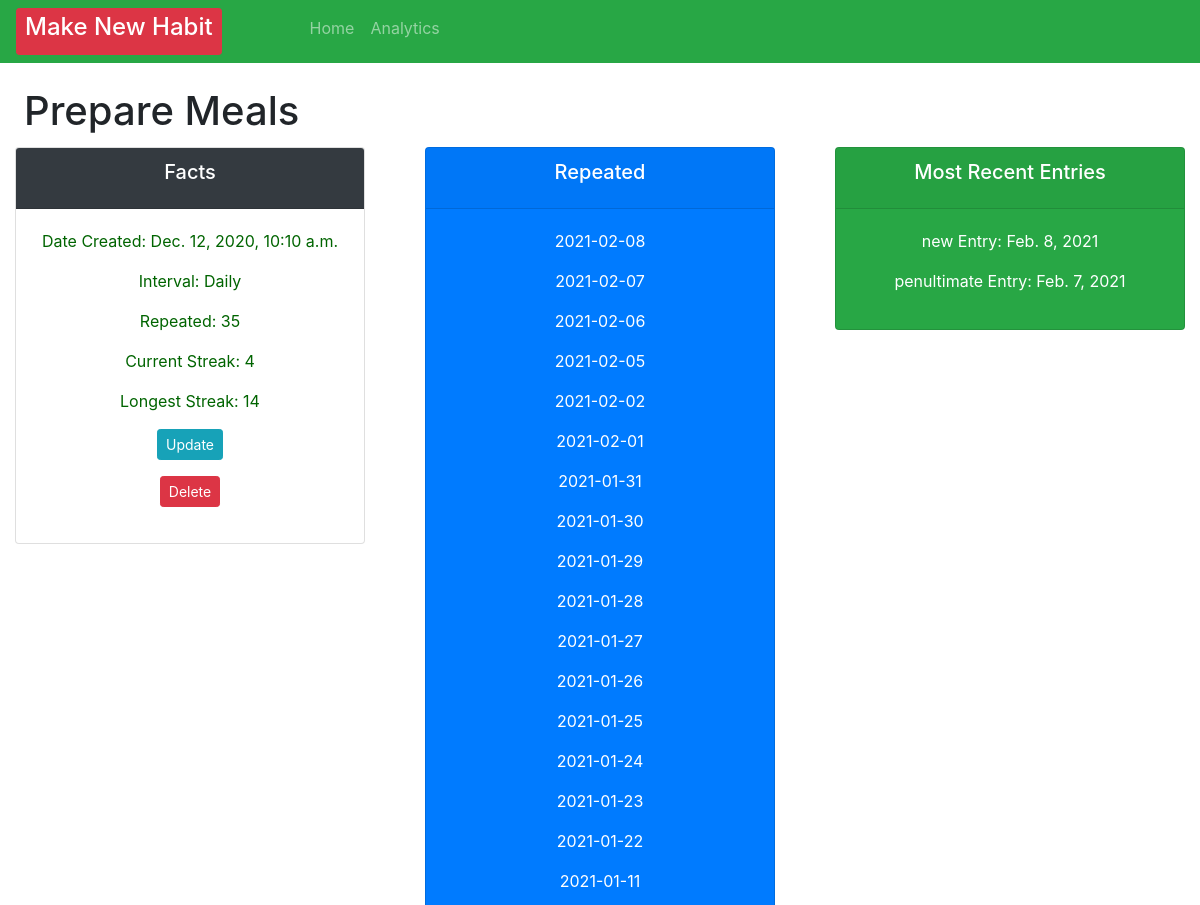
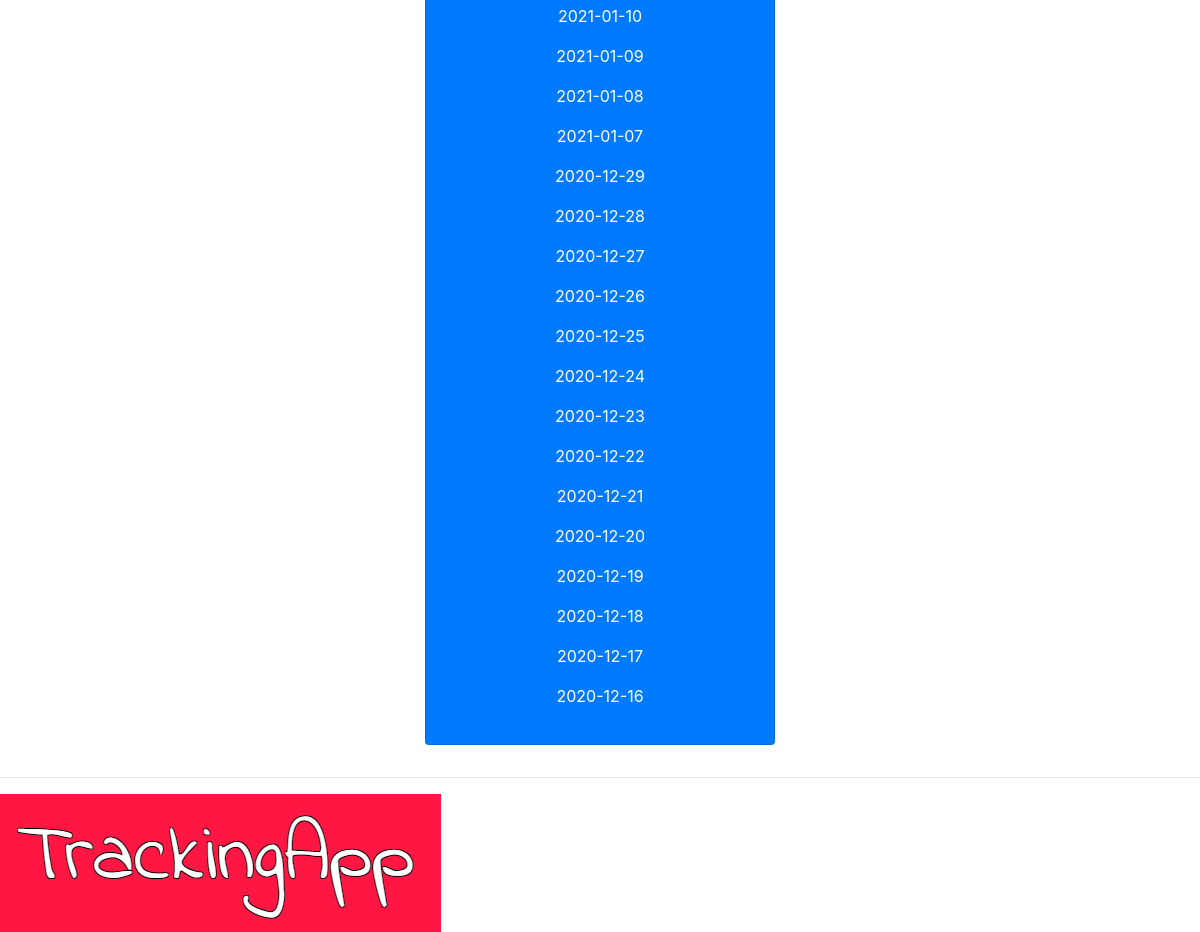
The page /habit/101 on the database its author committed (2 pictures, top to bottom).
### crm/models.py (models this page shows, shortened)
class Order(models.Model):
    INTERVAL = (
            ('Daily', 'Daily'),
            ('Weekly', 'Weekly' ),
                      )
    habit = models.CharField(max_length=200, null=True, blank=True)
    interval = models.CharField(max_length=400, null=True, choices=INTERVAL)
    checked = models.IntegerField(blank=True, default=0, null=True)
    streak = models.IntegerField(blank=True, default=0, null=True)
    longestStreak = models.IntegerField(blank=True, default=0, null=True)
    created = models.DateTimeField(auto_now=True, auto_now_add=False, editable=False, null=True, blank=True)
    checkedList = models.ManyToManyField(Repeats)
    timeStamp = models.DateTimeField(auto_now=True, blank=True)
    date_created = models.DateTimeField(auto_now_add=True, null=True, editable=False, blank=True)
    dateAsString = models.CharField(max_length=200, null=True, blank=True)

class Repeats(models.Model):
    dateAsString = models.CharField(max_length=200, null=True, blank=True)

### crm/views.py (the view)
# urls.py: path('habit/<str:pk>', views.habit, name="habit"),
def habit(request, pk):
    testData = [{
        'habit': 'Call Mum',
        'interval': 'Weekly',
        'date_created': '2020-09-12'
    }]
    repeats = Repeats.objects.get(id=pk)
    orders = Order.objects.all()
    order = Order.objects.get(id=pk)
    repeat = order.checkedList.filter()
    streak = order.streak
    dateArray = order.checkedList.all().order_by('-dateAsString')
    penultimate = dateArray[1].dateAsString
    lastChecked = parse_date(penultimate)
    today1 = dateArray.first().dateAsString
    today = parse_date(today1)
    order.save()
    context = {"today": today, "lastTimeStamp": lastChecked, "testData": testData, "current_streak":streak, "order":order, "repeats": repeats, "repeat": repeat}
    return render(request, 'habit/habit.html', context)

### crm/templates/habit/habit.html (shortened to what this page needs)
{% extends 'habit/main.html' %}
{% block content %}
<br>
<h1 style="margin-left: 2%; margin-bottom: 1%;">
    <td>
        {{ order.habit }}
    </td>
</h1>
<div class="row">
    <div class="col">
        <div class="col-md">
            <div class="card text-center text-white mb-3" id="total-orders">
                <div class="card-header  bg-dark">
                    <h5 class="card-title">Facts</h5>
                </div>
                <div class="card-body">
                    <p style="color: darkgreen">Date Created: {{order.date_created}}</p>
                    <p style="color: darkgreen">Interval: {{ order.interval }}</p>
                    <p style="color: darkgreen">Repeated: {{ order.checkedList.count }}</p>
                    <p style="color: darkgreen">Current Streak:  {{current_streak}}</p>
                    <p style="color: darkgreen">Longest Streak: {{order.longestStreak}}</p>
                    <p> <a a class="btn btn-sm btn-info" href="{% url 'update_habit' order.id %}">Update</a></p>
                    <p> <a a class="btn btn-sm btn-danger" href="{% url 'delete' order.id %}">Delete</a></p>
                </div>
            </div>
        </div>
    </div>
    <div class="col">
        <div class="col-md">
            <div class="card text-center text-white bg-primary mb-3" id="total-orders">
                <div class="card-header">
                    <h5 class="card-title text-white">Repeated</h5>
                </div>
                <div class="card-body">
                    {% for check in repeat reversed %}
                    <p>{{check.dateAsString}}</p>
                    {%endfor%}
                </div>
            </div>
        </div>
    </div>
    <div class="col">
        <div class="col-md">
            <div class="card text-center mb-3 bg-success text-white" id="total-orders">
                <div class="card-header">
                    <h5 class="card-title">Most Recent Entries</h5>
                </div>
                <div class="card-body">
                    <p>new Entry: {{today}}</p>
                    <p>penultimate Entry: {{lastTimeStamp}}</p>
                </div>
            </div>
        </div>
    </div>
</div>
{% endblock %}

### rows shown on the page
Order: habit "Prepare Meals", date_created "Dec. 12, 2020, 10:10 a.m.", interval "Daily", checkedList.count "35", longestStreak "14"
Repeats: dateAsString "2021-02-08", dateAsString "Feb. 8, 2021"
Repeats: dateAsString "2021-02-07", dateAsString "Feb. 7, 2021"
Repeats: dateAsString "2021-02-06"
Repeats: dateAsString "2021-02-05"
Repeats: dateAsString "2021-02-02"
Repeats: dateAsString "2021-02-01"
Repeats: dateAsString "2021-01-31"
Repeats: dateAsString "2021-01-30"
Repeats: dateAsString "2021-01-29"
Repeats: dateAsString "2021-01-28"
Repeats: dateAsString "2021-01-27"
Repeats: dateAsString "2021-01-26"
Repeats: dateAsString "2021-01-25"
Repeats: dateAsString "2021-01-24"
Repeats: dateAsString "2021-01-23"
Repeats: dateAsString "2021-01-22"
Repeats: dateAsString "2021-01-11"
Repeats: dateAsString "2021-01-10"
Repeats: dateAsString "2021-01-09"
Repeats: dateAsString "2021-01-08"
Repeats: dateAsString "2021-01-07"
Repeats: dateAsString "2020-12-29"
Repeats: dateAsString "2020-12-28"
Repeats: dateAsString "2020-12-27"
Repeats: dateAsString "2020-12-26"
Repeats: dateAsString "2020-12-25"
Repeats: dateAsString "2020-12-24"
Repeats: dateAsString "2020-12-23"
Repeats: dateAsString "2020-12-22"
Repeats: dateAsString "2020-12-21"
Repeats: dateAsString "2020-12-20"
Repeats: dateAsString "2020-12-19"
Repeats: dateAsString "2020-12-18"
Repeats: dateAsString "2020-12-17"
Repeats: dateAsString "2020-12-16"

### other values the page prints
{{ current_streak }} "4"
